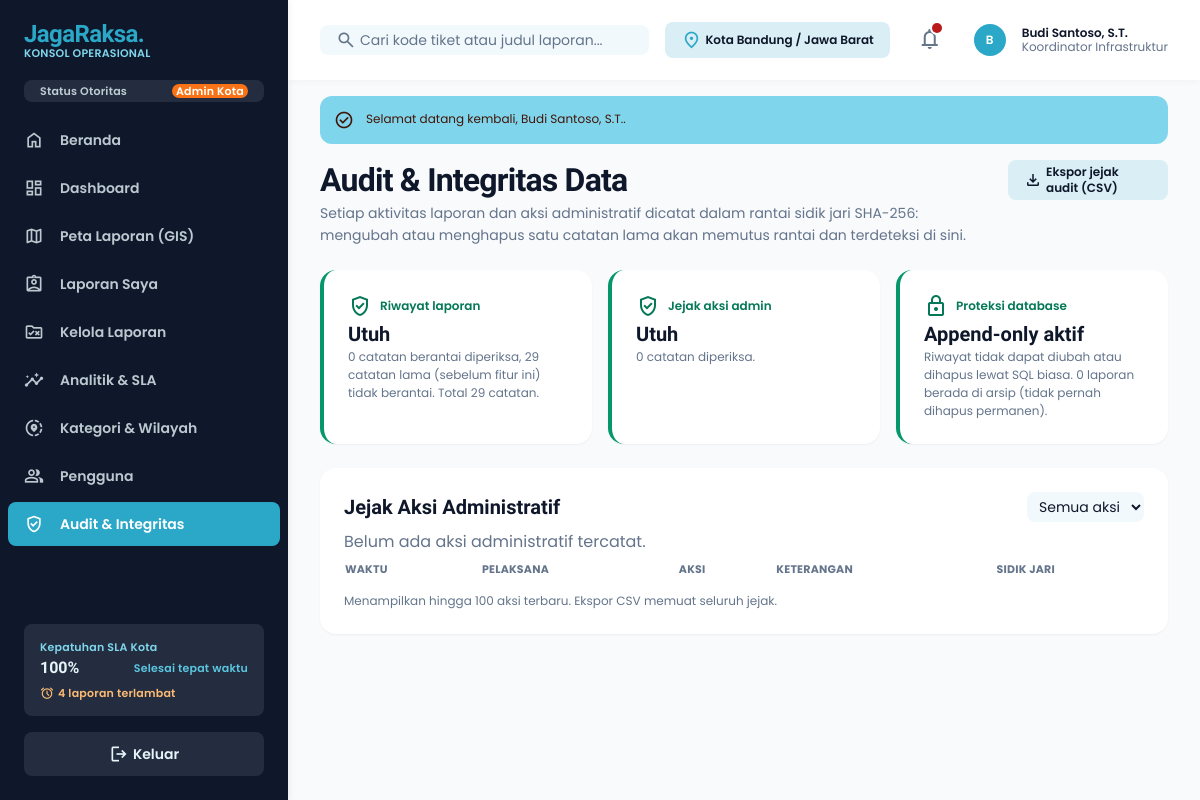
Screenshot of /audit.php (signed in) with the database file from the repository.
### tables this page shows
CREATE TABLE users (
  id          BIGINT UNSIGNED NOT NULL AUTO_INCREMENT,
  name        VARCHAR(150) NOT NULL,
  username    VARCHAR(50)  NOT NULL,
  email       VARCHAR(190) NOT NULL,
  phone       VARCHAR(25)  NULL,
  password    VARCHAR(255) NOT NULL,                  
  role        ENUM('admin','petugas','pelapor') NOT NULL DEFAULT 'pelapor',
  jabatan     VARCHAR(120) NULL,
  agency_id   INT UNSIGNED NULL,
  is_active   TINYINT(1)   NOT NULL DEFAULT 1,
  last_login  DATETIME     NULL,
  created_at  TIMESTAMP NOT NULL DEFAULT CURRENT_TIMESTAMP,
  PRIMARY KEY (id),
  UNIQUE KEY uq_users_username (username),
  UNIQUE KEY uq_users_email (email),
  KEY idx_users_role (role),
  CONSTRAINT fk_users_agency FOREIGN KEY (agency_id) REFERENCES agencies (id) ON DELETE SET NULL
);

### includes/core_v2.php (called while the page is built, shortened)
<?php
function sql_overdue_expr($a = 'r')
{
    return "(CASE WHEN {$a}.status = 'pending' THEN {$a}.respond_due_at ELSE {$a}.resolve_due_at END) < NOW()";
}
function sla_overview()
{
    $c = ['overdue' => 0, 'compliance' => null];
    try {
        $c['overdue'] = (int)db()->query("SELECT COUNT(*) FROM reports WHERE deleted_at IS NULL AND status IN ('pending','proses') AND " . sql_overdue_expr('reports'))->fetchColumn();
        $row = db()->query("SELECT COUNT(*) n, SUM(resolved_at <= resolve_due_at) ok FROM reports
                            WHERE deleted_at IS NULL AND status = 'selesai' AND resolved_at IS NOT NULL AND resolve_due_at IS NOT NULL")->fetch();
        $c['compliance'] = ($row && (int)$row['n'] > 0) ? round((int)$row['ok'] / (int)$row['n'] * 100, 1) : null;
    } catch (Throwable $ex) {
    }
    return $c;
}

### includes/app_top.php (the view, shortened to what this page needs)
<?php
require_once __DIR__ . '/../config.php';
$user = $user ?? require_login();
$menu = [
    ['beranda',        'index.php',            'home',            'Beranda',             ['admin','petugas','pelapor']],
    ['dashboard',      'dashboard.php',        'dashboard',       'Dashboard',           ['admin','petugas','pelapor']],
    ['peta',           'peta.php',             'map',             'Peta Laporan (GIS)',  ['admin','petugas','pelapor']],
    ['laporan-saya',   'laporan-saya.php',     'assignment_ind',  'Laporan Saya',        ['admin','petugas','pelapor']],
    ['kelola',         'kelola-laporan.php',   'rule_folder',     'Kelola Laporan',      ['admin','petugas']],
    ['analitik',       'analitik.php',         'insights',        'Analitik & SLA',      ['admin','petugas']],
    ['kategori',       'kategori-wilayah.php', 'share_location',  'Kategori & Wilayah',  ['admin']],
    ['pengguna',       'pengguna.php',         'group',           'Pengguna',            ['admin']],
    ['audit',          'audit.php',            'verified_user',   'Audit & Integritas',  ['admin']],
];
$unread = (int)db()->query('SELECT COUNT(*) FROM notifications WHERE is_read = 0 AND user_id = ' . (int)$user['id'])->fetchColumn();
$sla = sla_overview();
$slaPct = $sla['compliance'] === null ? '-' : $sla['compliance'] . '%';
$searchAction = is_staff($user) ? 'kelola-laporan.php' : 'laporan-saya.php';
include __DIR__ . '/head.php';
?>
<body class="bg-background font-body-md text-on-surface antialiased">
<aside id="sidebar" class="fixed left-0 top-0 h-full w-72 bg-inverse-surface text-inverse-on-surface z-[1200] flex flex-col justify-between shadow-[0_1px_8px_rgba(16,42,67,0.08)] -translate-x-full lg:translate-x-0 transition-transform">
  <div class="flex flex-col">
    <a href="index.php" class="h-20 px-space-lg flex items-center gap-space-md">
      <div class="flex flex-col">
        <span class="font-extrabold text-2xl text-primary tracking-tight leading-none" style="font-family:'Bricolage Grotesque',Poppins,sans-serif">JagaRaksa.</span>
        <span class="font-label-sm text-label-sm text-tertiary-fixed leading-none mt-space-2xs">KONSOL OPERASIONAL</span>
      </div>
    </a>
    <div class="px-space-lg mb-space-md">
      <div class="flex items-center justify-between px-space-md py-space-xs rounded bg-surface-variant/10">
        <span class="font-label-sm text-label-sm text-inverse-on-surface/80">Status Otoritas</span>
        <span class="font-label-sm text-label-sm px-space-xs rounded bg-tertiary-container text-on-tertiary-container"><?= e(role_label($user['role'])) ?></span>
      </div>
    </div>
    <nav class="flex flex-col gap-space-xs px-space-sm">
      <?php foreach ($menu as [$key, $href, $icon, $label, $roles]): if (!in_array($user['role'], $roles, true)) continue;
        $on = ($active ?? '') === $key; ?>
        <a href="<?= $href ?>" <?= $on ? 'aria-current="page"' : '' ?>
           class="flex items-center gap-space-md px-space-md py-space-sm rounded transition-colors <?= $on ? 'bg-primary-container text-on-primary-container font-bold' : 'text-inverse-on-surface/80 hover:bg-surface-variant/20 hover:text-inverse-on-surface' ?>">
          <span class="material-symbols-outlined text-xl"><?= $icon ?></span>
          <span class="font-label-lg text-label-lg"><?= e($label) ?></span>
        </a>
      <?php endforeach; ?>
    </nav>
  </div>
  <div class="p-space-lg flex flex-col gap-space-md">
    <div class="p-space-md rounded bg-surface-variant/10 text-inverse-on-surface/80 flex flex-col gap-space-2xs">
      <span class="font-label-sm text-label-sm text-tertiary-fixed">Kepatuhan SLA Kota</span>
      <div class="flex items-center justify-between">
        <span class="font-headline-sm text-headline-sm text-inverse-on-surface"><?= e($slaPct) ?></span>
        <span class="font-label-sm text-label-sm text-tertiary-fixed-dim">Selesai tepat waktu</span>
      </div>
      <?php if (is_staff($user) && $sla['overdue'] > 0): ?>
      <a href="kelola-laporan.php?sla=overdue" class="mt-space-xs inline-flex items-center gap-1 font-label-sm text-label-sm text-orange-300 hover:underline"><span class="material-symbols-outlined text-[14px]">alarm</span><?= (int)$sla['overdue'] ?> laporan terlambat</a>
      <?php endif; ?>
    </div>
    <form method="post" action="logout.php"><?= csrf_field() ?>
      <button type="submit" class="w-full flex items-center justify-center gap-space-xs px-space-md py-space-sm rounded bg-surface-variant/10 hover:bg-surface-variant/25 transition-colors font-label-lg text-label-lg">
        <span class="material-symbols-outlined text-xl">logout</span> Keluar
      </button>
    </form>
  </div>
</aside>
<div class="lg:pl-72">
  <header class="fixed top-0 left-0 lg:left-72 right-0 h-20 bg-surface-container-lowest/90 backdrop-blur-md shadow-[0_1px_8px_rgba(16,42,67,0.04)] z-[1100] flex items-center justify-between px-margin-mobile lg:px-gutter-lg gap-space-md">
    <form method="get" action="<?= $searchAction ?>" class="flex items-center gap-space-md flex-1 max-w-lg">
      <div class="relative w-full">
        <span class="material-symbols-outlined absolute left-space-md top-1/2 -translate-y-1/2 text-on-surface-variant text-xl">search</span>
        <input name="q" value="<?= e($_GET['q'] ?? '') ?>" class="w-full pl-10 pr-space-md py-space-xs rounded bg-surface-container-low text-on-surface placeholder:text-on-surface-variant focus:outline-none focus:ring-2 focus:ring-primary font-body-md text-body-md" placeholder="Cari kode tiket atau judul laporan..." type="text"/>
      </div>
    </form>
    <div class="flex items-center gap-space-lg">
      <div class="hidden md:flex items-center gap-space-xs px-space-md py-space-xs rounded bg-surface-container-high text-on-surface">
        <span class="material-symbols-outlined text-primary text-xl">location_on</span>
        <span class="font-label-md text-label-md">Kota Bandung / Jawa Barat</span>
      </div>
      <div class="relative">
        <button type="button" onclick="document.getElementById('notifBox').classList.toggle('hidden')" class="relative p-space-xs rounded hover:bg-surface-container text-on-surface-variant hover:text-on-surface transition-colors">
          <span class="material-symbols-outlined text-2xl">notifications</span>
          <?php if ($unread): ?><span class="absolute top-1 right-1 w-2.5 h-2.5 rounded-full bg-error ring-2 ring-surface-container-lowest"></span><?php endif; ?>
        </button>
      </div>
      <div class="flex items-center gap-space-md pl-space-xs">
        <?= user_avatar($user) ?>
        <div class="hidden sm:flex flex-col text-left">
          <span class="font-label-md text-label-md text-on-surface leading-none"><?= e($user['name']) ?></span>
          <span class="font-body-sm text-body-sm text-on-surface-variant leading-none mt-space-2xs"><?= e($user['jabatan'] ?: role_label($user['role'])) ?></span>
        </div>
      </div>
    </div>
  </header>
  <main class="relative pt-20 bg-background min-h-screen px-margin-mobile lg:px-gutter-lg py-space-xl">
    <div class="flex flex-col w-full pt-space-md">
    <?= flash_render() ?>

### config.php (shortened to what this page needs)
<?php
function db()
{
    static $pdo = null;
    if ($pdo === null) {
        try {
            $pdo = new PDO(
                'mysql:host=' . DB_HOST . ';port=' . DB_PORT . ';dbname=' . DB_NAME . ';charset=utf8mb4',
                DB_USER,
                DB_PASS,
                [
                    PDO::ATTR_ERRMODE            => PDO::ERRMODE_EXCEPTION,
                    PDO::ATTR_DEFAULT_FETCH_MODE => PDO::FETCH_ASSOC,
                    PDO::ATTR_EMULATE_PREPARES   => true,
                ]
            );
            $pdo->exec("SET time_zone = '+07:00'");
        } catch (PDOException $ex) {
            http_response_code(500);
            $msg = 'Koneksi database gagal. Pastikan MySQL berjalan, database.sql sudah diimpor, dan kredensial di config.php benar.';
            if (APP_DEBUG) {
                $msg .= "\n\nDetail: " . $ex->getMessage() . "\n\nBuka diagnosa.php untuk pemeriksaan lengkap.";
            }
            header('Content-Type: text/plain; charset=utf-8');
            exit($msg);
        }
    }
    return $pdo;
}
function e($v)
{
    return htmlspecialchars((string)$v, ENT_QUOTES | ENT_SUBSTITUTE, 'UTF-8');
}
function flash_render()
{
    $f = $_SESSION['flash'];
    $ok  = $f['type'] === 'success';
    $cls = $ok ? 'bg-tertiary-fixed text-on-tertiary-fixed' : 'bg-error-container text-on-error-container';
    $ico = $ok ? 'check_circle' : 'error';
    return '<div class="flex items-start gap-3 p-3.5 rounded-lg mb-4 ' . $cls . '">'
        . '<span class="material-symbols-outlined text-[20px] shrink-0">' . $ico . '</span>'
        . '<p class="font-body-sm text-body-sm">' . e($f['msg']) . '</p></div>';
}
function current_user()
{
    static $loaded = false, $user = null;
    if (!$loaded) {
        if (!empty($_SESSION['uid'])) {
            $st = db()->prepare('SELECT u.*, a.name AS agency_name FROM users u
                                 LEFT JOIN agencies a ON a.id = u.agency_id
                                 WHERE u.id = ? AND u.is_active = 1');
            $st->execute([(int)$_SESSION['uid']]);
            $user = $st->fetch() ?: null;
        }
    }
    return $user;
}
function is_staff($u = null)
{
    $u = $u ?: current_user();
    return $u && in_array($u['role'], ['admin', 'petugas'], true);
}
function require_login()
{
    $u = current_user();
    return $u;
}
function require_role(...$roles)
{
    $u = require_login();
    return $u;
}
function role_label($role)
{
    $m = ['admin' => 'Admin Kota', 'petugas' => 'Petugas Lapangan', 'pelapor' => 'Warga Pelapor'];
    return $m[$role] ?? $role;
}
function user_avatar($u)
{
    $initial = mb_strtoupper(mb_substr($u['name'], 0, 1));
    return '<div class="w-8 h-8 rounded-full bg-primary-container text-on-primary-container flex items-center justify-center font-label-md text-label-md">'
        . e($initial) . '</div>';
}
require_once __DIR__ . '/includes/core_v2.php';

### includes/head.php (style rules this page uses)
.material-symbols-outlined { font-variation-settings:'FILL' 0,'wght' 400,'GRAD' 0,'opsz' 24 }
body { font-family:Poppins,sans-serif }
html { scroll-behavior:smooth }

### rows the page displays
users: role "Admin Kota", name "B", name "Budi Santoso, S.T.", jabatan "Koordinator Infrastruktur"

### other values shown
$label "Beranda"
$label "Dashboard"
$label "Peta Laporan (GIS)"
$label "Laporan Saya"
$label "Kelola Laporan"
$label "Analitik & SLA"
$label "Kategori & Wilayah"
$label "Pengguna"
$label "Audit & Integritas"
$slaPct "100%"
$sla['overdue'] "4"
$f['msg'] "Selamat datang kembali, Budi Santoso, S.T.."
$rep['checked'] "0"
$rep['legacy'] "29"
$totalLogs "29"
